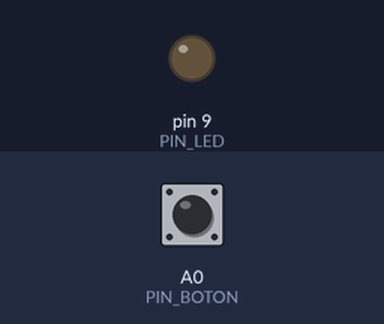
This sketch was run on a simulated Arduino Uno, built with avr-gcc and run on an emulated ATmega328P. Shown: output pins drawn as LEDs (lit = HIGH). Dashed ring = blinking. The inputs (shaded band) are chosen by the test bench; at power-on: A0 (PIN_BOTON) HIGH.

Above: at 1.2 s.
1.3 s: A0 (PIN_BOTON) pulled LOW for 0.15 s
At 2.6 s:
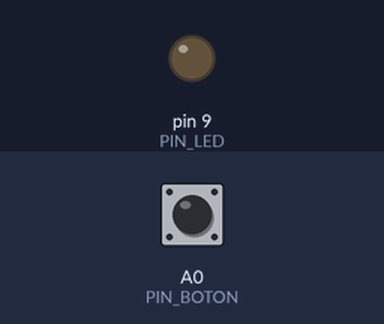
2.9 s: A0 (PIN_BOTON) pulled LOW for 3.2 s
At 3.11 s:
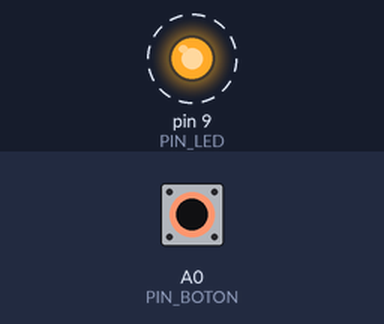
Timing chart, 0 to 7.6 s (numbered marks = the images above; inputs shaded):
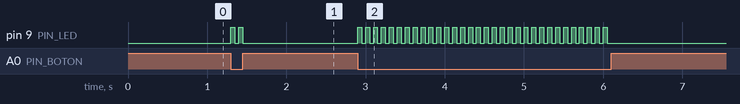

Measured:
- after the input at 1.3 s, pin 9 (PIN_LED): alternates HIGH for 0.05 s and LOW for 0.05 s, 4 changes in all, then stays LOW, starting at once
- after the input at 2.9 s, pin 9 (PIN_LED): alternates HIGH for 0.05 s and LOW for 0.05 s, 64 changes in all, then stays LOW, starting at once

The sketch:

sketch_ej23.ino
```cpp
#define PIN_BOTON A0
#define PIN_LED 9

boolean estadoAnteriorBoton = true;

void setup() {
  pinMode(PIN_BOTON, INPUT_PULLUP);
  pinMode(PIN_LED, OUTPUT);
}

void loop() {

  boolean estadoActualBoton = digitalRead(PIN_BOTON);
  boolean elBotonfuePresionado = estadoActualBoton == false;
  boolean suEstadoEsIgualAlAnterior = estadoActualBoton == estadoAnteriorBoton;

  if(elBotonfuePresionado && suEstadoEsIgualAlAnterior) {
    digitalWrite(PIN_LED, HIGH);
    delay(50);
    digitalWrite(PIN_LED, LOW);
    delay(50);
  }

  estadoAnteriorBoton = estadoActualBoton;
  digitalWrite(PIN_LED, LOW);
}
```
